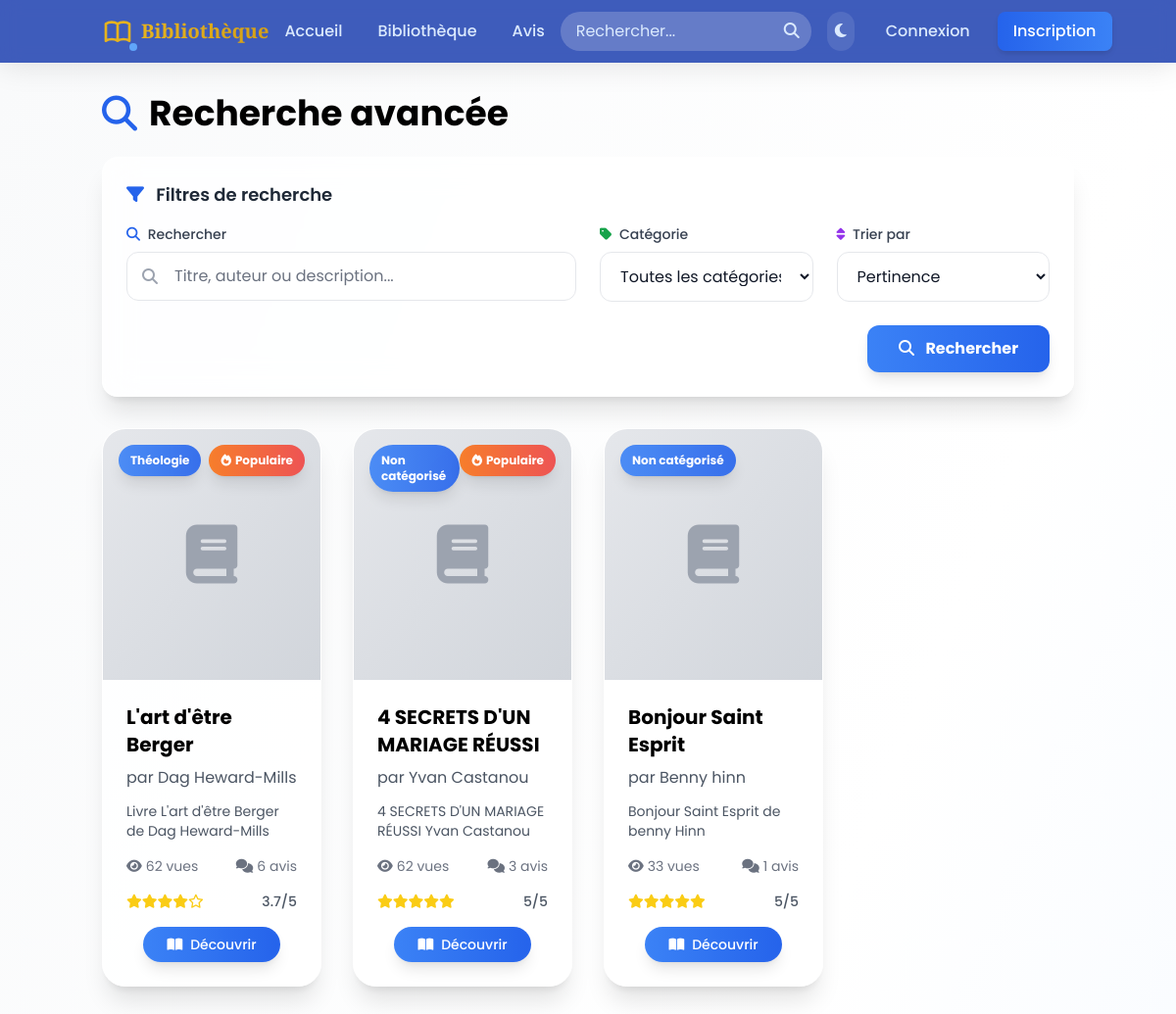
Screenshot of /search.php with the database file from the repository.
### tables this page shows
CREATE TABLE `books` (
  `id` int(11) NOT NULL,
  `title` varchar(255) NOT NULL,
  `description` text DEFAULT NULL,
  `author` varchar(100) DEFAULT NULL,
  `cover_image` varchar(255) DEFAULT NULL,
  `file_path` varchar(255) NOT NULL,
  `pages_count` int(11) DEFAULT NULL,
  `publication_year` int(11) DEFAULT NULL,
  `publisher` varchar(100) DEFAULT NULL,
  `is_featured` tinyint(1) DEFAULT 0,
  `views_count` int(11) DEFAULT 0,
  `created_at` timestamp NULL DEFAULT current_timestamp(),
  `updated_at` timestamp NULL DEFAULT current_timestamp() ON UPDATE current_timestamp()
);

### search.php (the view, shortened to what the rows shown need)
<?php
require_once "classes/Core.php";
require_once "classes/Models.php";
require_once "classes/Repositories.php";
try {
    $bookRepository = new BookRepository();
    $search_query = trim($_GET['q'] ?? '');
    $category_id = intval($_GET['category'] ?? 0);
    $sort = $_GET['sort'] ?? 'relevance';
    $page = max(1, intval($_GET['page'] ?? 1));
    $per_page = 16;
    $offset = ($page - 1) * $per_page;
    if (!empty($search_query)) {
        $books = $bookRepository->searchWithSort($search_query, $sort, $per_page, $offset);
        $total_books = $bookRepository->countSearch($search_query);
    } elseif ($category_id > 0) {
        $books = $bookRepository->findByCategoryWithSort($category_id, $sort, $per_page, $offset);
        $total_books = $bookRepository->countByCategory($category_id);
    } else {
        $books = $bookRepository->findAllWithSort($sort, $per_page, $offset);
    }
} catch (Exception $e) {
    if (config('app.debug', false)) {
        die("Erreur lors de la recherche : " . $e->getMessage());
    } else {
        error_log("Search error: " . $e->getMessage());
        $books = [];
        $categories = [];
        $total_books = 0;
        $total_pages = 0;
        $selected_category_name = '';
    }
}
function highlightSearchTerms($text, $searchQuery) {
    if (empty($searchQuery) || empty($text)) {
        return htmlspecialchars($text);
    }
    $escapedText = htmlspecialchars($text);
    $pattern = '/' . preg_quote($searchQuery, '/') . '/i';
    return preg_replace($pattern, '<span class="search-highlight">$0</span>', $escapedText);
}
include "includes/header.php";
?>
<div class="min-h-screen bg-gradient-to-br from-gray-50 via-white to-blue-50 dark:from-gray-900 dark:via-gray-800 dark:to-blue-900">
    <div class="container mx-auto px-4 py-8">
        <link rel="stylesheet" href="includes/style/search.css">
        <h1 class="text-3xl lg:text-4xl font-bold mb-6 dark:text-white flex items-center animate-fadeInUp">
            <i class="fas fa-search text-blue-600 dark:text-blue-500 mr-3"></i>
            <?php if (!empty($search_query)): ?>
                Résultats de recherche pour "<span class="text-blue-600 dark:text-blue-400"><?php echo htmlspecialchars($search_query); ?></span>"
            <?php else: ?>
                Recherche avancée
            <?php endif; ?>
        </h1>
        <div class="mb-6 animate-fadeInUp delay-100">
            <?php if (!empty($books)): ?>
                <div class="grid grid-cols-1 sm:grid-cols-2 md:grid-cols-3 lg:grid-cols-4 gap-8">
                    <?php foreach ($books as $index => $book): ?>
                        <div class="bg-white/80 dark:bg-gray-800/80 backdrop-blur-lg rounded-3xl shadow-xl border border-white/20 dark:border-gray-700/20 overflow-hidden transition-all duration-500 hover:scale-105 hover:shadow-2xl group animate-fadeInUp" style="animation-delay: <?php echo ($index % 4 + 1) * 100; ?>ms">
                            <a href="book.php?id=<?php echo $book->getId(); ?>" class="block h-full">
                                <div class="relative overflow-hidden">
                                    <?php if ($book->hasCover()): ?>
                                        <div class="w-full h-64 bg-gradient-to-br from-gray-200 to-gray-300 dark:from-gray-700 dark:to-gray-800 flex items-center justify-center" style="display:none;">
                                            <i class="fas fa-book text-6xl text-gray-400 dark:text-gray-500"></i>
                                        </div>
                                    <?php else: ?>
                                        <div class="w-full h-64 bg-gradient-to-br from-gray-200 to-gray-300 dark:from-gray-700 dark:to-gray-800 flex items-center justify-center">
                                            <i class="fas fa-book text-6xl text-gray-400 dark:text-gray-500"></i>
                                        </div>
                                    <?php endif; ?>
                                    <div class="absolute top-4 left-4 right-4 flex justify-between items-start">
                                        <div class="bg-gradient-to-r from-blue-500/90 to-blue-600/90 text-white text-xs font-bold px-3 py-2 rounded-full shadow-lg backdrop-blur-sm">
                                            <?php echo htmlspecialchars($book->getCategoryName() ?? 'Non catégorisé'); ?>
                                        </div>
                                        <?php if ($book->getViewsCount() > 50): ?>
                                            <div class="bg-gradient-to-r from-orange-500/90 to-red-500/90 text-white text-xs font-bold px-3 py-2 rounded-full shadow-lg backdrop-blur-sm flex items-center">
                                                <i class="fas fa-fire mr-1"></i> Populaire
                                            </div>
                                        <?php endif; ?>
                                    </div>
                                </div>
                                <div class="p-6">
                                    <h3 class="text-xl font-bold mb-2 dark:text-white line-clamp-2">
                                        <?php echo highlightSearchTerms($book->getTitle(), $search_query); ?>
                                    </h3>
                                    <?php if ($book->getAuthor()): ?>
                                        <p class="text-gray-600 dark:text-gray-400 mb-3">
                                            par <?php echo highlightSearchTerms($book->getAuthor(), $search_query); ?>
                                        </p>
                                    <?php endif; ?>
                                    <?php if ($book->getDescription()): ?>
                                        <p class="text-gray-600 dark:text-gray-400 text-sm mb-4 line-clamp-3">
                                            <?php echo highlightSearchTerms($book->getShortDescription(120), $search_query); ?>
                                        </p>
                                    <?php endif; ?>
                                    <div class="flex items-center justify-between text-sm text-gray-500 dark:text-gray-400 mb-4">
                                        <div class="flex items-center">
                                            <i class="fas fa-eye mr-1"></i>
                                            <?php echo $book->getFormattedViews(); ?> vues
                                        </div>
                                        <?php if ($book->getTotalReviews() > 0): ?>
                                            <div class="flex items-center">
                                                <i class="fas fa-comments mr-1"></i>
                                                <?php echo $book->getTotalReviews(); ?> avis
                                            </div>
                                        <?php endif; ?>
                                    </div>
                                    <?php if ($book->getAvgRating() > 0): ?>
                                        <div class="flex items-center justify-between mb-4">
                                            <div class="flex items-center text-yellow-400">
                                                <?php foreach ($book->getStarsArray() as $isFilled): ?>
                                                    <i class="<?php echo $isFilled ? 'fas' : 'far'; ?> fa-star text-sm"></i>
                                                <?php endforeach; ?>
                                            </div>
                                            <span class="text-sm font-medium text-gray-600 dark:text-gray-400">
                                                <?php echo round($book->getAvgRating(), 1); ?>/5
                                            </span>
                                        </div>
                                    <?php endif; ?>
                                    <div class="flex justify-center">
                                        <span class="bg-gradient-to-r from-blue-500 to-blue-600 hover:from-blue-600 hover:to-blue-700 text-white text-sm font-medium px-6 py-2 rounded-full transition-all duration-300 hover:scale-105 shadow-lg inline-flex items-center">
                                            <i class="fas fa-book-open mr-2"></i>
                                            Découvrir
                                        </span>
                                    </div>
                                </div>
                            </a>
                        </div>
                    <?php endforeach; ?>
                </div>
            <?php endif; ?>
        </div>
    </div>
</div>
<?php include "includes/footer.php"; ?>

### rows the page displays
books: CategoryName "Théologie", shows "Populaire", title "L'art d'être Berger", author "Dag Heward-Mills", description "Livre L'art d'être Berger de Dag Heward-Mills", views_count "62", TotalReviews "6", AvgRating "3.7"
books: CategoryName "Non catégorisé", shows "Populaire", title "4 SECRETS D'UN MARIAGE RÉUSSI", author "Yvan Castanou", description "4 SECRETS D'UN MARIAGE RÉUSSI Yvan Castanou", views_count "62", TotalReviews "3", AvgRating "5"
books: CategoryName "Non catégorisé", title "Bonjour Saint Esprit", author "Benny hinn", description "Bonjour Saint Esprit de benny Hinn", views_count "33", TotalReviews "1", AvgRating "5"
